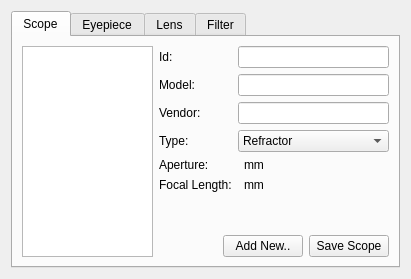
<?xml version="1.0" encoding="UTF-8"?>
<ui version="4.0">
 <class>EquipmentWriter</class>
 <widget class="QWidget" name="EquipmentWriter">
  <property name="geometry">
   <rect>
    <x>0</x>
    <y>0</y>
    <width>411</width>
    <height>279</height>
   </rect>
  </property>
  <layout class="QVBoxLayout" name="_2">
   <item>
    <widget class="QTabWidget" name="tabWidget">
     <property name="minimumSize">
      <size>
       <width>252</width>
       <height>0</height>
      </size>
     </property>
     <property name="currentIndex">
      <number>0</number>
     </property>
     <property name="documentMode">
      <bool>false</bool>
     </property>
     <widget class="QWidget" name="Scope">
      <attribute name="title">
       <string>Scope</string>
      </attribute>
      <layout class="QHBoxLayout" name="_3">
       <item>
        <widget class="KListWidget" name="ScopeList"/>
       </item>
       <item>
        <layout class="QVBoxLayout" name="verticalLayout">
         <item>
          <layout class="QFormLayout" name="formLayout">
           <property name="fieldGrowthPolicy">
            <enum>QFormLayout::ExpandingFieldsGrow</enum>
           </property>
           <item row="0" column="0">
            <widget class="QLabel" name="label">
             <property name="text">
              <string>Id:</string>
             </property>
            </widget>
           </item>
           <item row="0" column="1">
            <widget class="KLineEdit" name="Id">
             <property name="readOnly">
              <bool>true</bool>
             </property>
            </widget>
           </item>
           <item row="1" column="0">
            <widget class="QLabel" name="label_2">
             <property name="text">
              <string>Model:</string>
             </property>
            </widget>
           </item>
           <item row="1" column="1">
            <widget class="KLineEdit" name="Model"/>
           </item>
           <item row="2" column="0">
            <widget class="QLabel" name="label_3">
             <property name="text">
              <string>Vendor:</string>
             </property>
            </widget>
           </item>
           <item row="2" column="1">
            <widget class="KLineEdit" name="Vendor"/>
           </item>
           <item row="3" column="0">
            <widget class="QLabel" name="label_4">
             <property name="text">
              <string>Type:</string>
             </property>
            </widget>
           </item>
           <item row="4" column="0">
            <widget class="QLabel" name="label_13">
             <property name="text">
              <string>Aperture:</string>
             </property>
            </widget>
           </item>
           <item row="5" column="0">
            <widget class="QLabel" name="label_5">
             <property name="text">
              <string>Focal Length:</string>
             </property>
            </widget>
           </item>
           <item row="5" column="1">
            <layout class="QHBoxLayout" name="horizontalLayout_4">
             <item>
              <widget class="KDoubleNumInput" name="FocalLength"/>
             </item>
             <item>
              <widget class="QLabel" name="label_14">
               <property name="text">
                <string>mm</string>
               </property>
              </widget>
             </item>
            </layout>
           </item>
           <item row="4" column="1">
            <layout class="QHBoxLayout" name="horizontalLayout_5">
             <item>
              <widget class="KDoubleNumInput" name="Aperture"/>
             </item>
             <item>
              <widget class="QLabel" name="label_15">
               <property name="text">
                <string>mm</string>
               </property>
              </widget>
             </item>
            </layout>
           </item>
           <item row="3" column="1">
            <widget class="KComboBox" name="Type">
             <item>
              <property name="text">
               <string>Refractor</string>
              </property>
             </item>
             <item>
              <property name="text">
               <string>Newtonian</string>
              </property>
             </item>
             <item>
              <property name="text">
               <string>Maksutov</string>
              </property>
             </item>
             <item>
              <property name="text">
               <string>Schmidt-Cassegrain</string>
              </property>
             </item>
             <item>
              <property name="text">
               <string>Kutter (Schiefspiegler)</string>
              </property>
             </item>
             <item>
              <property name="text">
               <string>Cassegrain</string>
              </property>
             </item>
            </widget>
           </item>
          </layout>
         </item>
         <item>
          <layout class="QHBoxLayout" name="horizontalLayout">
           <item>
            <spacer name="horizontalSpacer">
             <property name="orientation">
              <enum>Qt::Horizontal</enum>
             </property>
             <property name="sizeHint" stdset="0">
              <size>
               <width>40</width>
               <height>20</height>
              </size>
             </property>
            </spacer>
           </item>
           <item>
            <widget class="QPushButton" name="NewScope">
             <property name="text">
              <string>Add New..</string>
             </property>
            </widget>
           </item>
           <item>
            <widget class="QPushButton" name="AddScope">
             <property name="text">
              <string>Save Scope</string>
             </property>
            </widget>
           </item>
          </layout>
         </item>
        </layout>
       </item>
      </layout>
     </widget>
     <widget class="QWidget" name="Eyepiece">
      <attribute name="title">
       <string>Eyepiece</string>
      </attribute>
      <layout class="QHBoxLayout">
       <item>
        <widget class="KListWidget" name="EyepieceList"/>
       </item>
       <item>
        <layout class="QVBoxLayout" name="verticalLayout_2">
         <item>
          <layout class="QFormLayout" name="formLayout_2">
           <property name="fieldGrowthPolicy">
            <enum>QFormLayout::ExpandingFieldsGrow</enum>
           </property>
           <item row="0" column="0">
            <widget class="QLabel" name="label_6">
             <property name="text">
              <string>Id:</string>
             </property>
            </widget>
           </item>
           <item row="0" column="1">
            <widget class="KLineEdit" name="e_Id">
             <property name="readOnly">
              <bool>true</bool>
             </property>
            </widget>
           </item>
           <item row="1" column="0">
            <widget class="QLabel" name="label_7">
             <property name="text">
              <string>Model:</string>
             </property>
            </widget>
           </item>
           <item row="1" column="1">
            <widget class="KLineEdit" name="e_Model"/>
           </item>
           <item row="2" column="0">
            <widget class="QLabel" name="label_8">
             <property name="text">
              <string>Vendor:</string>
             </property>
            </widget>
           </item>
           <item row="2" column="1">
            <widget class="KLineEdit" name="e_Vendor"/>
           </item>
           <item row="3" column="1">
            <layout class="QHBoxLayout" name="horizontalLayout_6">
             <item>
              <widget class="KDoubleNumInput" name="e_focalLength"/>
             </item>
             <item>
              <widget class="QLabel" name="label_17">
               <property name="text">
                <string>mm</string>
               </property>
              </widget>
             </item>
            </layout>
           </item>
           <item row="3" column="0">
            <widget class="QLabel" name="label_10">
             <property name="text">
              <string>Focal Length:</string>
             </property>
            </widget>
           </item>
          </layout>
         </item>
         <item>
          <layout class="QHBoxLayout" name="horizontalLayout_3">
           <item>
            <widget class="QLabel" name="label_9">
             <property name="text">
              <string>Apparent FOV:</string>
             </property>
            </widget>
           </item>
           <item>
            <widget class="KDoubleNumInput" name="Fov"/>
           </item>
           <item>
            <widget class="QLabel" name="label_11">
             <property name="text">
              <string>Unit:</string>
             </property>
            </widget>
           </item>
           <item>
            <widget class="KComboBox" name="FovUnit">
             <item>
              <property name="text">
               <string>deg</string>
              </property>
             </item>
             <item>
              <property name="text">
               <string>rad</string>
              </property>
             </item>
            </widget>
           </item>
          </layout>
         </item>
         <item>
          <spacer name="verticalSpacer">
           <property name="orientation">
            <enum>Qt::Vertical</enum>
           </property>
           <property name="sizeHint" stdset="0">
            <size>
             <width>0</width>
             <height>0</height>
            </size>
           </property>
          </spacer>
         </item>
         <item>
          <layout class="QHBoxLayout" name="horizontalLayout_2">
           <item>
            <spacer name="horizontalSpacer_2">
             <property name="orientation">
              <enum>Qt::Horizontal</enum>
             </property>
             <property name="sizeHint" stdset="0">
              <size>
               <width>40</width>
               <height>0</height>
              </size>
             </property>
            </spacer>
           </item>
           <item>
            <widget class="QPushButton" name="NewEyepiece">
             <property name="text">
              <string>Add New</string>
             </property>
            </widget>
           </item>
           <item>
            <widget class="QPushButton" name="AddEyepiece">
             <property name="text">
              <string>Save Eyepiece</string>
             </property>
            </widget>
           </item>
          </layout>
         </item>
        </layout>
       </item>
      </layout>
     </widget>
     <widget class="QWidget" name="Lens">
      <attribute name="title">
       <string>Lens</string>
      </attribute>
      <layout class="QHBoxLayout" name="_4">
       <item>
        <widget class="KListWidget" name="LensList"/>
       </item>
       <item>
        <layout class="QVBoxLayout" name="verticalLayout3">
         <item>
          <widget class="QLabel" name="label_16">
           <property name="sizePolicy">
            <sizepolicy hsizetype="Preferred" vsizetype="Fixed">
             <horstretch>0</horstretch>
             <verstretch>0</verstretch>
            </sizepolicy>
           </property>
           <property name="text">
            <string>Enter details of Barlow/Shapley lenses</string>
           </property>
          </widget>
         </item>
         <item>
          <layout class="QFormLayout" name="formLayout3">
           <property name="fieldGrowthPolicy">
            <enum>QFormLayout::ExpandingFieldsGrow</enum>
           </property>
           <item row="0" column="0">
            <widget class="QLabel" name="label3">
             <property name="text">
              <string>Id:</string>
             </property>
            </widget>
           </item>
           <item row="0" column="1">
            <widget class="KLineEdit" name="l_Id">
             <property name="readOnly">
              <bool>true</bool>
             </property>
            </widget>
           </item>
           <item row="1" column="0">
            <widget class="QLabel" name="label2">
             <property name="text">
              <string>Model:</string>
             </property>
            </widget>
           </item>
           <item row="1" column="1">
            <widget class="KLineEdit" name="l_Model"/>
           </item>
           <item row="2" column="0">
            <widget class="QLabel" name="label3">
             <property name="text">
              <string>Vendor:</string>
             </property>
            </widget>
           </item>
           <item row="2" column="1">
            <widget class="KLineEdit" name="l_Vendor"/>
           </item>
           <item row="3" column="0">
            <widget class="QLabel" name="label5">
             <property name="toolTip">
              <string>Magnification factor of the Barlow/Shapley lens</string>
             </property>
             <property name="text">
              <string>Factor:</string>
             </property>
            </widget>
           </item>
           <item row="3" column="1">
            <widget class="KDoubleNumInput" name="l_Factor"/>
           </item>
          </layout>
         </item>
         <item>
          <layout class="QHBoxLayout" name="horizontalLayout3">
           <item>
            <spacer name="horizontalSpacer3">
             <property name="orientation">
              <enum>Qt::Horizontal</enum>
             </property>
             <property name="sizeHint" stdset="0">
              <size>
               <width>40</width>
               <height>20</height>
              </size>
             </property>
            </spacer>
           </item>
           <item>
            <widget class="QPushButton" name="NewLens">
             <property name="text">
              <string>Add New..</string>
             </property>
            </widget>
           </item>
           <item>
            <widget class="QPushButton" name="AddLens">
             <property name="text">
              <string>Save Lens</string>
             </property>
            </widget>
           </item>
          </layout>
         </item>
        </layout>
       </item>
      </layout>
     </widget>
     <widget class="QWidget" name="Filter">
      <attribute name="title">
       <string>Filter</string>
      </attribute>
      <layout class="QHBoxLayout" name="_5">
       <item>
        <widget class="KListWidget" name="FilterList"/>
       </item>
       <item>
        <layout class="QVBoxLayout" name="verticalLayout4">
         <item>
          <layout class="QFormLayout" name="formLayout4">
           <property name="fieldGrowthPolicy">
            <enum>QFormLayout::ExpandingFieldsGrow</enum>
           </property>
           <item row="0" column="0">
            <widget class="QLabel" name="label4">
             <property name="text">
              <string>Id:</string>
             </property>
            </widget>
           </item>
           <item row="0" column="1">
            <widget class="KLineEdit" name="f_Id">
             <property name="readOnly">
              <bool>true</bool>
             </property>
            </widget>
           </item>
           <item row="1" column="0">
            <widget class="QLabel" name="label3">
             <property name="text">
              <string>Model:</string>
             </property>
            </widget>
           </item>
           <item row="1" column="1">
            <widget class="KLineEdit" name="f_Model"/>
           </item>
           <item row="2" column="0">
            <widget class="QLabel" name="label5">
             <property name="text">
              <string>Vendor:</string>
             </property>
            </widget>
           </item>
           <item row="2" column="1">
            <widget class="KLineEdit" name="f_Vendor"/>
           </item>
           <item row="3" column="0">
            <widget class="QLabel" name="label6">
             <property name="text">
              <string>Type:</string>
             </property>
            </widget>
           </item>
           <item row="3" column="1">
            <widget class="KLineEdit" name="f_Type"/>
           </item>
           <item row="4" column="0">
            <widget class="QLabel" name="label_12">
             <property name="text">
              <string>Color:</string>
             </property>
            </widget>
           </item>
           <item row="4" column="1">
            <widget class="KLineEdit" name="f_Color"/>
           </item>
          </layout>
         </item>
         <item>
          <layout class="QHBoxLayout" name="horizontalLayout7">
           <item>
            <spacer name="horizontalSpacer3">
             <property name="orientation">
              <enum>Qt::Horizontal</enum>
             </property>
             <property name="sizeHint" stdset="0">
              <size>
               <width>40</width>
               <height>20</height>
              </size>
             </property>
            </spacer>
           </item>
           <item>
            <widget class="QPushButton" name="NewFilter">
             <property name="text">
              <string>Add New..</string>
             </property>
            </widget>
           </item>
           <item>
            <widget class="QPushButton" name="AddFilter">
             <property name="text">
              <string>Save Filter</string>
             </property>
            </widget>
           </item>
          </layout>
         </item>
        </layout>
       </item>
      </layout>
     </widget>
    </widget>
   </item>
  </layout>
 </widget>
 <customwidgets>
  <customwidget>
   <class>KListWidget</class>
   <extends>QListWidget</extends>
   <header>klistwidget.h</header>
  </customwidget>
  <customwidget>
   <class>KDoubleNumInput</class>
   <extends>QWidget</extends>
   <header>knuminput.h</header>
  </customwidget>
  <customwidget>
   <class>KLineEdit</class>
   <extends>QLineEdit</extends>
   <header>klineedit.h</header>
  </customwidget>
  <customwidget>
   <class>KComboBox</class>
   <extends>QComboBox</extends>
   <header>kcombobox.h</header>
  </customwidget>
 </customwidgets>
 <resources/>
 <connections/>
</ui>
